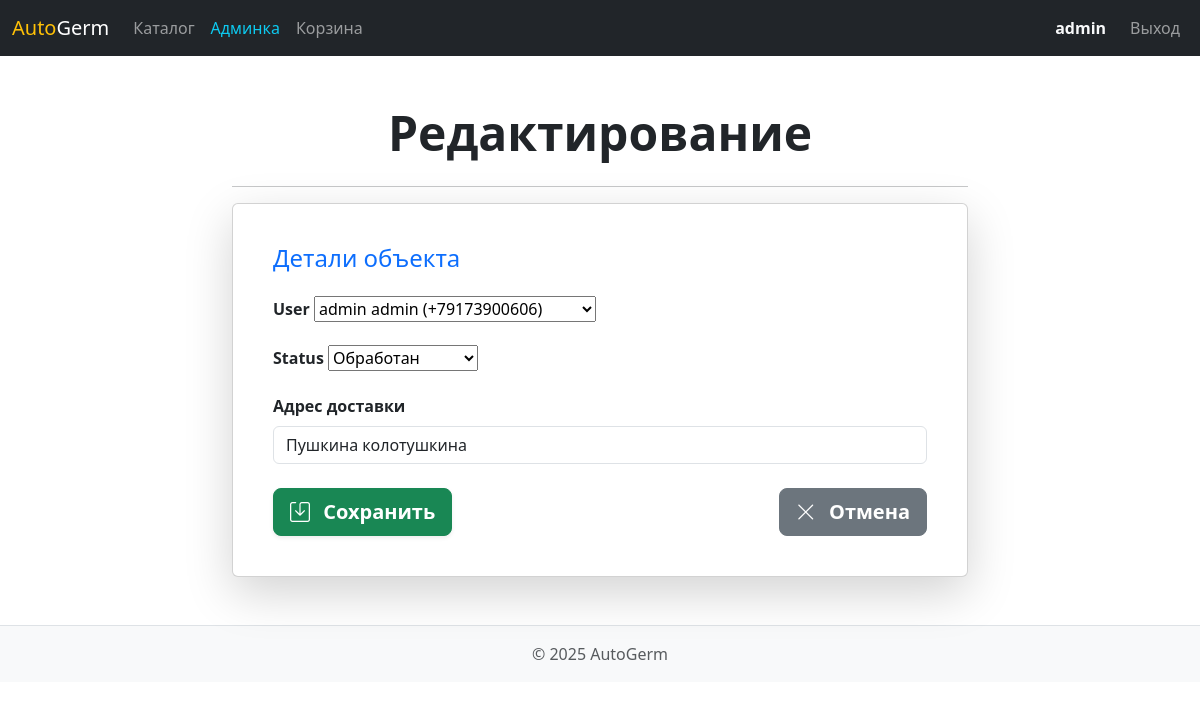
/manage/order/edit/2/ (signed in), run on an earlier commit of the app's database.
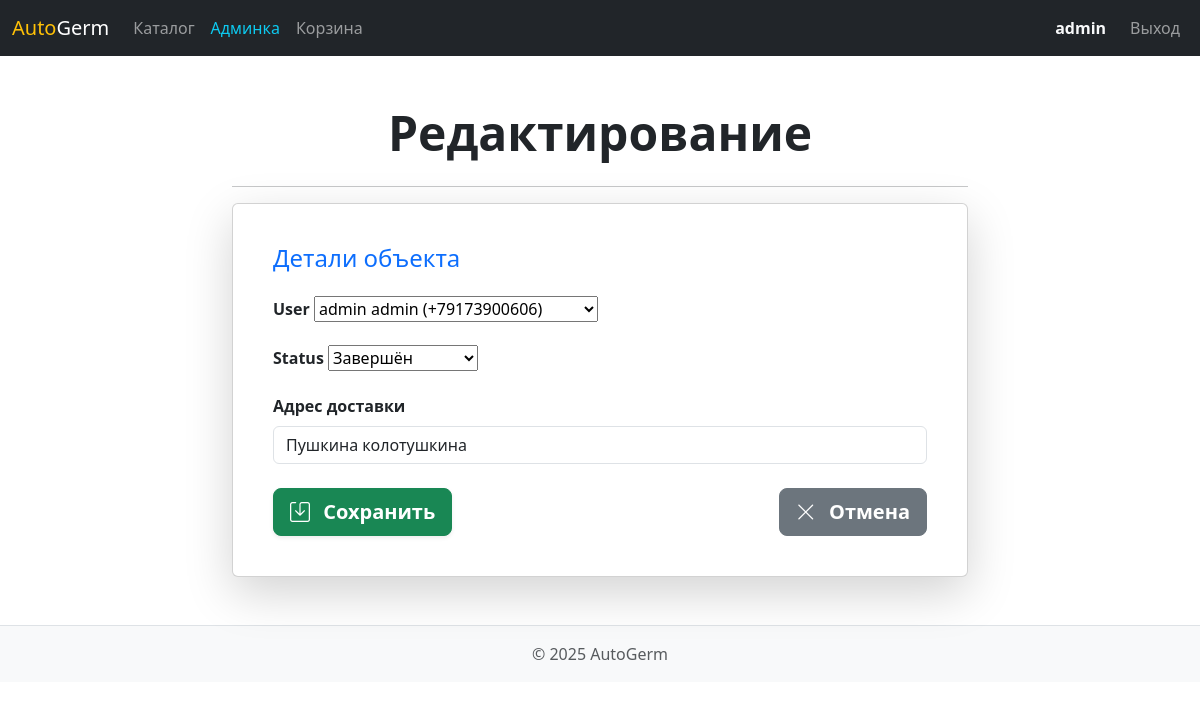
And on a later commit of the database.
### main/models.py (models this page shows, shortened)
class Order(models.Model):
    STATUS_CHOICES = [
        ('created', 'Создан'),
        ('processed', 'Обработан'),
        ('in_process', 'Авто в процессе'),
        ('in_delivery', 'Авто в доставке'),
        ('delivered', 'Доставлен'),
        ('completed', 'Завершён'),
    ]
    user = models.ForeignKey(User, on_delete=models.CASCADE, related_name='orders')
    created_at = models.DateTimeField(auto_now_add=True)
    status = models.CharField(max_length=20, choices=STATUS_CHOICES, default='created')
    address = models.TextField("Адрес доставки")

### main/views.py (the view)
# urls.py: path('manage/order/edit/<int:order_id>/', views.order_edit, name='admin_order_edit'),
@user_passes_test(lambda u: u.is_superuser)
def order_edit(request, order_id):
    order = get_object_or_404(Order, id=order_id)
    if request.method == 'POST':
        form = OrderForm(request.POST, instance=order)
        if form.is_valid():
            form.save()
            messages.success(request, "Заказ обновлен")
            return redirect('admin_page')
    else:
        form = OrderForm(instance=order)
    return render(request, 'main/admin_order_form.html', {'form': form})

### main/forms.py
class OrderForm(forms.ModelForm):
    class Meta:
        model = Order
        fields = ['user', 'status', 'address']

### main/models.py (called while the page is built)
    def __str__(self):
        return f"{self.first_name} {self.last_name} ({self.phone})"

### main/templates/main/admin_order_form.html (shortened to what this page needs)
{% extends 'main/base.html' %}
{% block content %}
<div class="row justify-content-center">
    <div class="col-12 col-md-10 col-lg-8">
        <h2 class="display-5 fw-bold text-center mb-4 text-dark">Редактирование</h2>
        <hr>
        <div class="card shadow-lg p-4">
            <div class="card-body">
                <h4 class="card-title text-primary mb-4">Детали объекта</h4>
                <form method="post" enctype="multipart/form-data">
                    {% for field in form %}
                    <div class="mb-3">
                        <label for="{{ field.id_for_label }}" class="form-label fw-bold">{{ field.label }}</label>
                        {% if field.field.widget.input_type == 'checkbox' %}
                            <div class="form-check">
                                {{ field }}
                                <label class="form-check-label" for="{{ field.id_for_label }}">
                                    {{ field.label }}
                                </label>
                            </div>
                        {% elif field.field.widget.input_type == 'select' %}
                            {{ field }}
                        {% elif field.field.widget.input_type == 'textarea' %}
                            <textarea name="{{ field.name }}" id="{{ field.id_for_label }}"
                                      rows="4"
                                      class="form-control {% if field.errors %}is-invalid{% endif %}"
                                      placeholder="Введите {{ field.label|lower }}">{{ field.value|default_if_none:'' }}</textarea>
                        {% else %}
                            <input type="{{ field.field.widget.input_type }}"
                                   name="{{ field.name }}"
                                   id="{{ field.id_for_label }}"
                                   class="form-control {% if field.errors %}is-invalid{% endif %}"
                                   value="{{ field.value|default_if_none:'' }}"
                                   placeholder="Введите {{ field.label|lower }}">
                        {% endif %}
                    </div>
                    {% endfor %}
                    <div class="mt-4 d-flex justify-content-between">
                        <button type="submit" class="btn btn-success btn-lg fw-bold shadow-sm">
                            <i class="bi bi-save me-2"></i> Сохранить
                        </button>
                        <a href="{% url 'admin_page' %}" class="btn btn-secondary btn-lg fw-bold">
                            <i class="bi bi-x-lg me-2"></i> Отмена
                        </a>
                    </div>
                </form>
            </div>
        </div>
    </div>
</div>
{% endblock %}

What changed in the data, as far as the page shows it:
changed Order "admin admin (+79173900606)": status "Обработан" → "Завершён"
